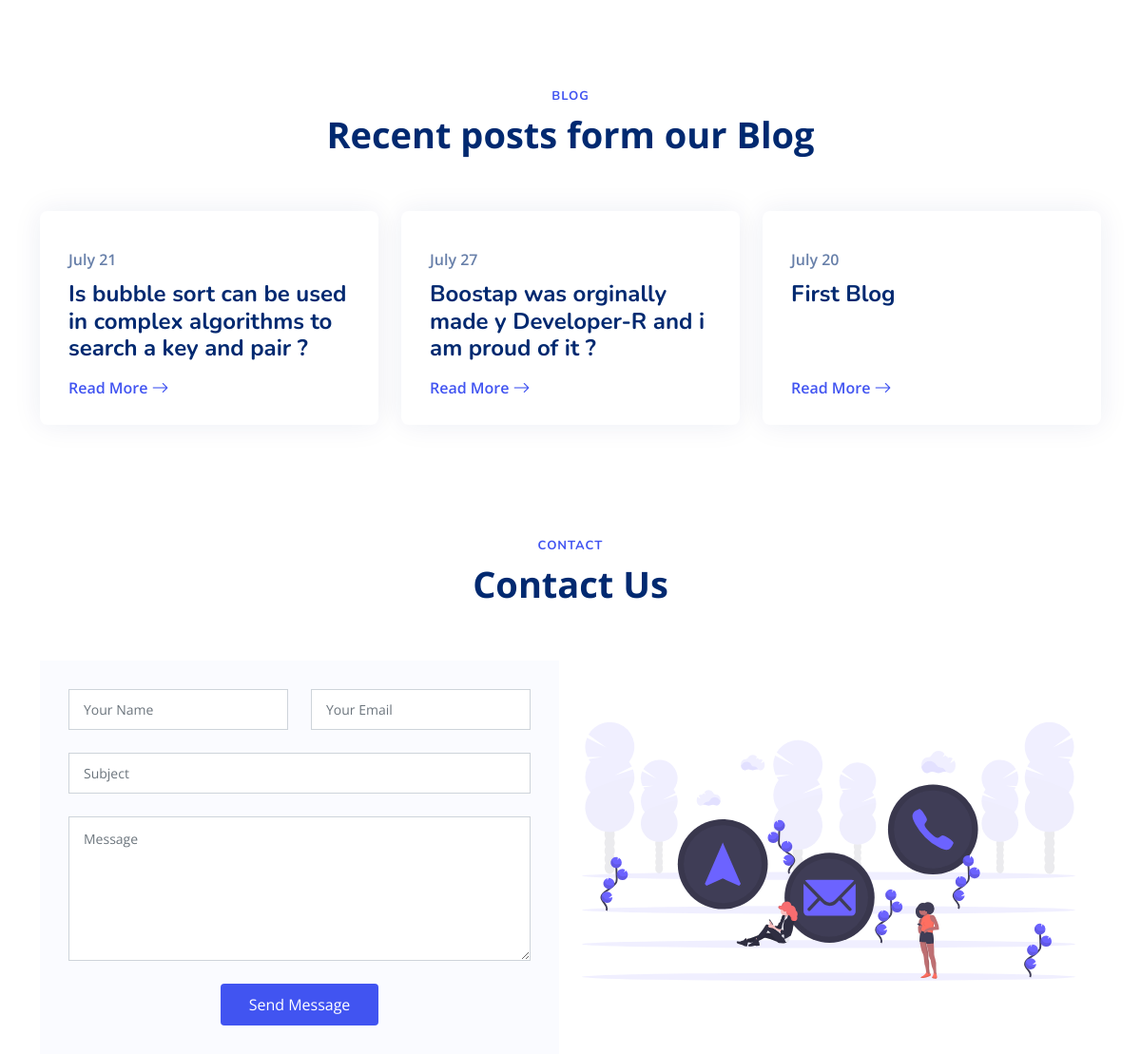
The app's page / (middle part), older data.
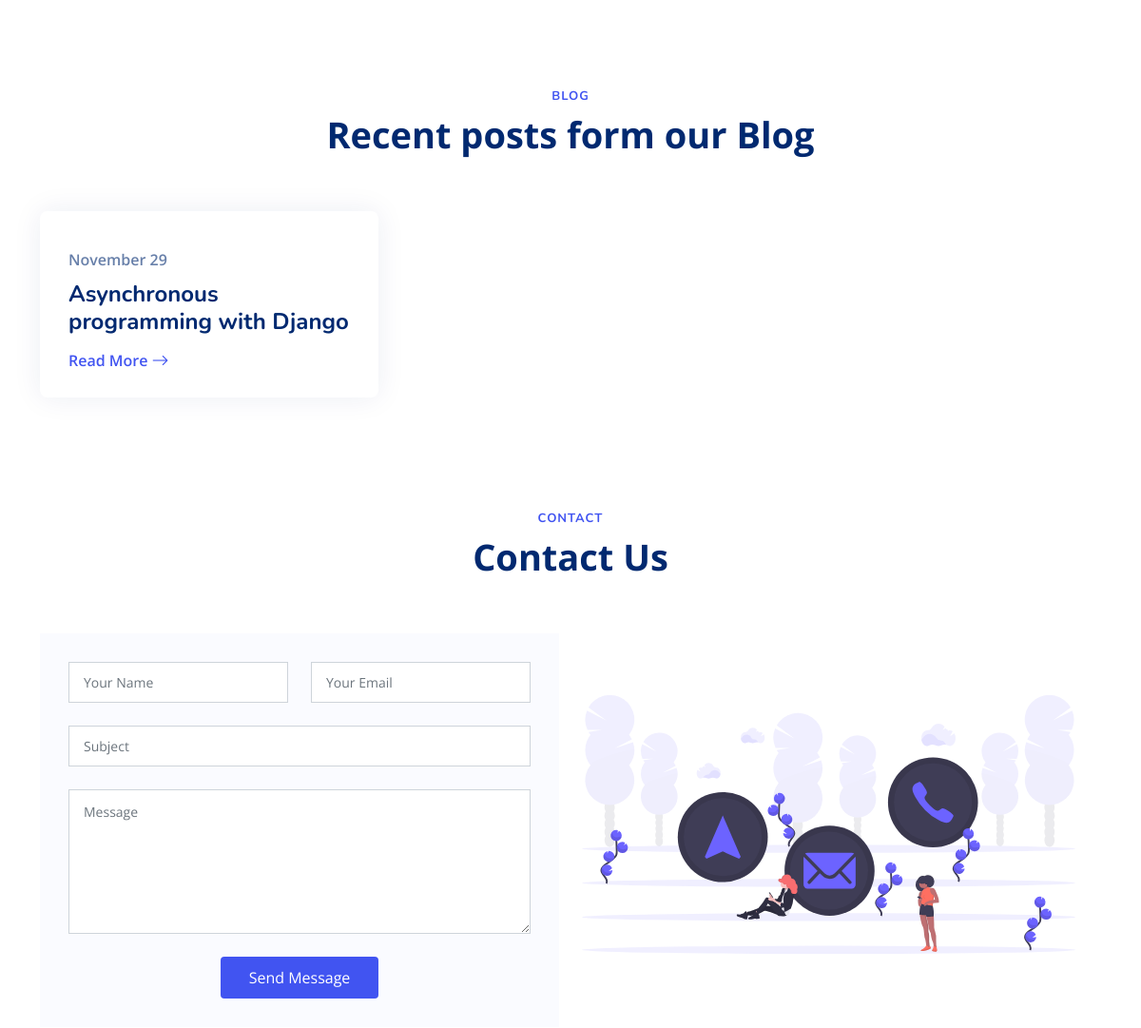
The same page, newer data.
### blog/models.py (models this page shows, shortened)
class Post(models.Model):
    title = models.CharField(max_length=100)
    blog_snipet = models.CharField(max_length=400)
    title_tag = models.CharField(max_length=20)
    author = models.ForeignKey(User, on_delete=models.CASCADE)
    body = RichTextField(null=True, blank=True)
    date_published = models.DateField(auto_now_add=True)
    entry_img = models.URLField()
    tags = TaggableManager()
    modified = models.DateTimeField(auto_now=True)
    hit_count_generic = GenericRelation(
        HitCount, object_id_field='object_pk', related_query_name='hit_count_generic_relation')
    author_conculsion = models.CharField(
        max_length=300, default="No Author Review")
    readtime_min = models.IntegerField(default=0)
    editor_choice = models.BooleanField(default=False)
    likes = models.ManyToManyField(
        User, default=None, blank=True, related_name='post_likes')
    likes_count = models.BigIntegerField(default='0')
    category = models.ForeignKey(Category, on_delete=models.PROTECT, default=1)

### IndexHome/views.py (the view)
# urls.py: path('', views.index, name='index'),
def index(request):
    recent_blog = Post.objects.all()
    user_count = User.objects.count()
    return render(request, 'IndexHome/index.html',{'post':recent_blog.order_by('-likes_count','-date_published')[:3],'user_count':user_count,'total_blogs':recent_blog.count()})

### templates/IndexHome/index.html (shortened to what this page needs)
{% extends 'IndexHome/base.html' %}
{% block body %}
{% load static %}
<main id="main">
  <section id="team" class="team">
  </section>
  <section id="recent-blog-posts" class="recent-blog-posts">
    <div class="container" data-aos="fade-up">
      <header class="section-header">
        <h2>Blog</h2>
        <p>Recent posts form our Blog</p>
      </header>
      <div class="row">
        {% for blog in post %}
          <div class="col-lg-4">
            <div class="post-box">
              <div class="post-img">
              </div>
              <span class="post-date">{{blog.date_published|date:"F d"}}</span>
              <h3 class="post-title">
                {{blog.title}}
              </h3>
              <a href="{% url 'blog:blog_details' blog.pk %}" class="readmore stretched-link mt-auto"
                ><span>Read More</span><i class="bi bi-arrow-right"></i
              ></a>
            </div>
          </div>
        {% endfor %}
      </div>
    </div>
  </section>
  <section id="contact" class="contact">
    <div class="container" data-aos="fade-up">
      <header class="section-header">
        <h2>Contact</h2>
        <p>Contact Us</p>
      </header>
      <div class="row gy-4 justify-content-around">
        <div class="col-lg-6">
          <form action="forms/contact.php" method="post" class="php-email-form">
            <div class="row gy-4">
              <div class="col-md-6">
                <input
                  type="text"
                  name="name"
                  class="form-control"
                  placeholder="Your Name"
                  required
                />
              </div>
              <div class="col-md-6">
                <input
                  type="email"
                  class="form-control"
                  name="email"
                  placeholder="Your Email"
                  required
                />
              </div>
              <div class="col-md-12">
                <input
                  type="text"
                  class="form-control"
                  name="subject"
                  placeholder="Subject"
                  required
                />
              </div>
              <div class="col-md-12">
                <textarea
                  class="form-control"
                  name="message"
                  rows="6"
                  placeholder="Message"
                  required
                ></textarea>
              </div>
              <div class="col-md-12 text-center">
                <button type="submit">Send Message</button>
              </div>
            </div>
          </form>
        </div>
        <div class="col-lg-6">
          <img src="{% static 'IndexHome/assets/img/contact.svg' %}" style="width:95%;margin-top:12%">
        </div>
      </div>
    </div>
  </section>
</main>
{% endblock body %}

### templates/IndexHome/base.html (shortened to what this page needs)
<!DOCTYPE html>
<html lang="en">
  <head>
    {% load static %}
    <link
      href="{% static 'IndexHome/assets/vendor/bootstrap/css/bootstrap.min.css' %}"
      rel="stylesheet"
    />
    <link
      href="{% static 'IndexHome/assets/vendor/bootstrap-icons/bootstrap-icons.css' %}"
      rel="stylesheet"
    />
    <link
      href="{% static 'IndexHome/assets/vendor/aos/aos.css' %}"
      rel="stylesheet"
    />
    <link
      href="{% static 'IndexHome/assets/vendor/swiper/swiper-bundle.min.css' %}"
      rel="stylesheet"
    />
    <link
      href="{% static 'IndexHome/assets/vendor/glightbox/css/glightbox.min.css' %}"
      rel="stylesheet"
    />
    <link
      href="{% static 'IndexHome/assets/css/style.css' %}"
      rel="stylesheet"
    />
  </head>
  <body>
    {% block body %} {% endblock body %}
  </body>
</html>

### static/IndexHome/assets/css/style.css (style rules this page uses)
:root { scroll-behavior: smooth; }
body { font-family: "Open Sans", sans-serif; color: #444444; }
a { color: #4154f1; text-decoration: none; }
h1, h2, h3, h4, h5, h6 { font-family: "Nunito", sans-serif; }
section { padding: 60px 0; overflow: hidden; }
.section-header { text-align: center; padding-bottom: 60px; }
.section-header h2 { font-size: 13px; letter-spacing: 1px; font-weight: 700; margin: 0; color: #4154f1; text-transform: uppercase; }
.section-header p { margin: 10px 0 0 0; padding: 0; font-size: 38px; line-height: 42px; font-weight: 700; color: #012970; }
.team { background: #fff; padding: 60px 0; }
.recent-blog-posts .post-box { box-shadow: 0px 0 30px rgba(1, 41, 112, 0.08); transition: 0.3s; height: 100%; overflow: hidden; padding: 30px; border-radius: 8px; position: relative; display: flex; flex-direction: column; }
.recent-blog-posts .post-box .post-img { overflow: hidden; margin: -30px -30px 15px -30px; position: relative; }
.recent-blog-posts .post-box .post-date { font-size: 16px; font-weight: 600; color: rgba(1, 41, 112, 0.6); display: block; margin-bottom: 10px; }
.recent-blog-posts .post-box .post-title { font-size: 24px; color: #012970; font-weight: 700; margin-bottom: 18px; position: relative; transition: 0.3s; }
.recent-blog-posts .post-box .readmore { display: flex; align-items: center; font-weight: 600; line-height: 1; transition: 0.3s; }
.recent-blog-posts .post-box .readmore i { line-height: 0; margin-left: 4px; font-size: 18px; }
.contact .php-email-form { background: #fafbff; padding: 30px; height: 100%; }
.contact .php-email-form input, .contact .php-email-form textarea { border-radius: 0; box-shadow: none; font-size: 14px; border-radius: 0; }
.contact .php-email-form input { padding: 10px 15px; }
.contact .php-email-form textarea { padding: 12px 15px; }
.contact .php-email-form button[type="submit"] { background: #4154f1; border: 0; padding: 10px 30px; color: #fff; transition: 0.4s; border-radius: 4px; }

Row changes from the older to the newer data that the page shows:
removed Post: date_published "July 21", title "Is bubble sort can be used in complex algorithms to search a key and pair ?"
removed Post: date_published "July 27", title "Boostap was orginally made y Developer-R and i am proud of it ?"
removed Post: date_published "July 20", title "First Blog"
added Post: date_published "November 29", title "Asynchronous programming with Django"
